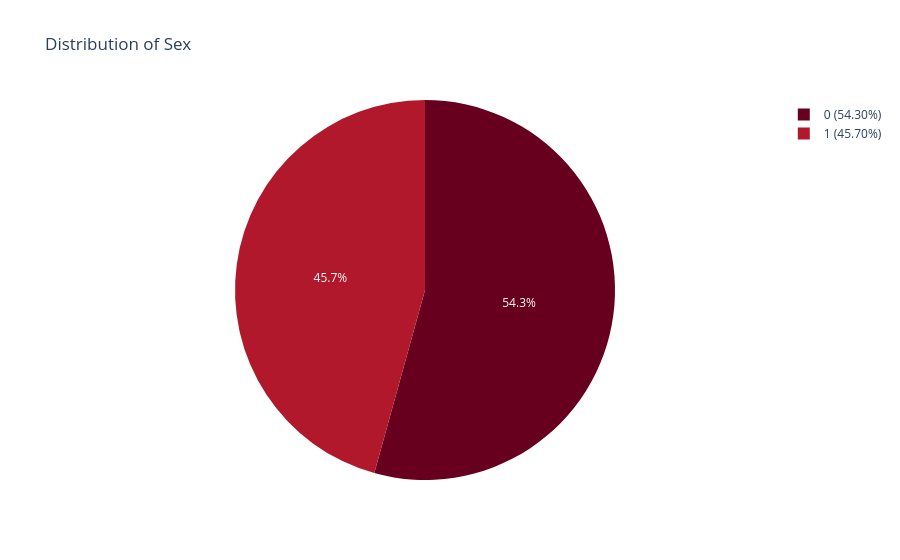
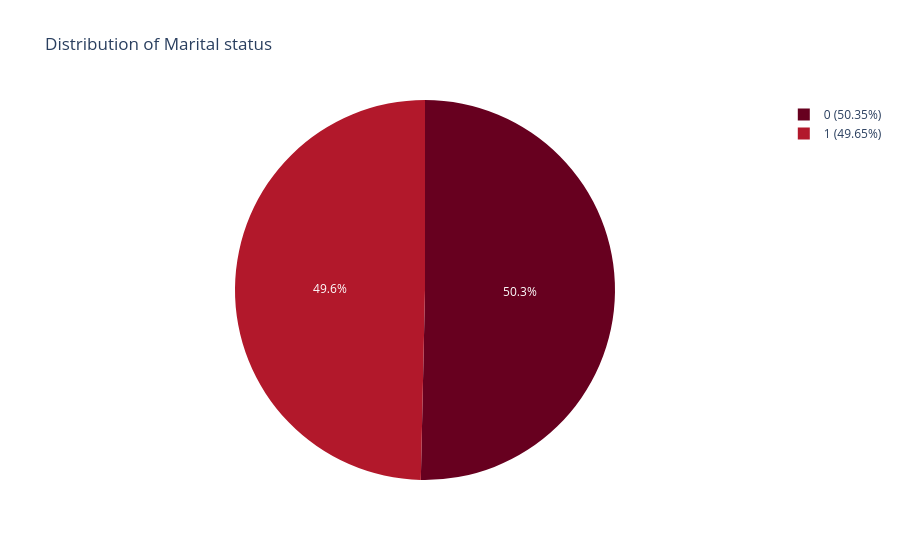
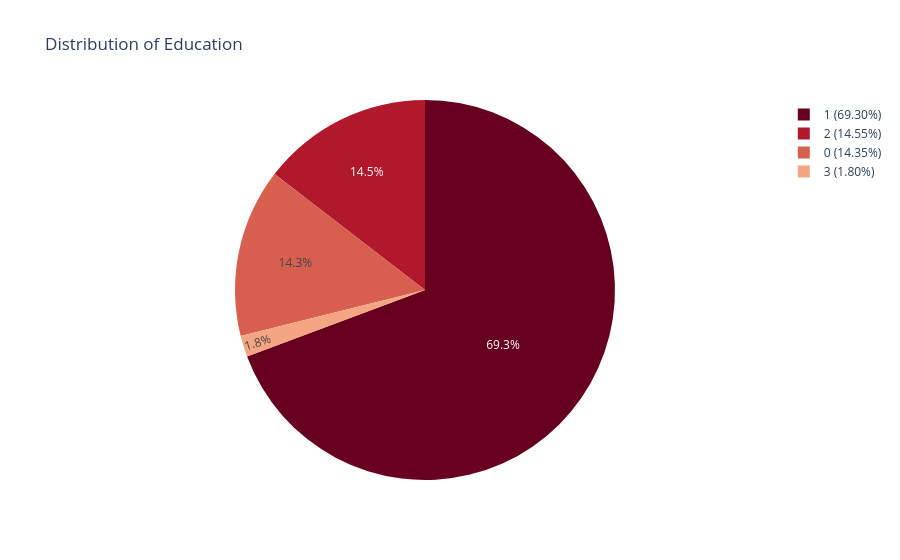
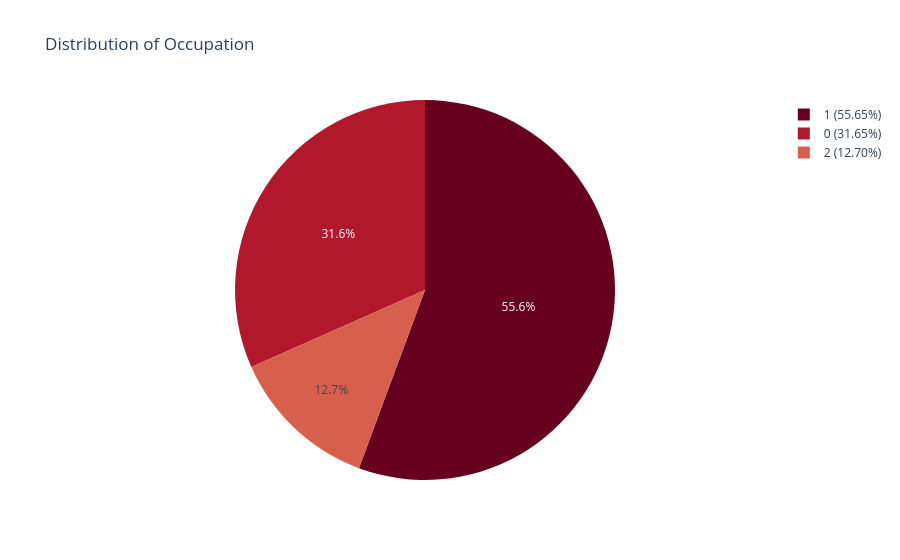

These figures' notebook cell, in order:
### Code cell
# Loop through categorical features
for feature in categorical_features:
    type_counts = df[feature].value_counts()
    percentages = type_counts / type_counts.sum() * 100

    # Create labels with percentages
    labels = [f'{label} ({percent:.2f}%)' for label, percent in zip(type_counts.index, percentages)]

    # Create a pie chart
    fig = px.pie(values=type_counts.values, names=labels, 
                 title=f'Distribution of {feature}', 
                 color_discrete_sequence=px.colors.sequential.RdBu, 
                 hole=0)  

    # Show the plot
    fig.show()

### Figure 1 — Plotly figure (JSON) as saved in the notebook; plotly's stock layout.template omitted (floating-point values rounded to 4 significant figures)
{"data": [{"domain": {"x": [0, 1], "y": [0, 1]}, "hole": 0, "hovertemplate": "label=%{label}<br>value=%{value}<extra></extra>", "labels": ["0 (54.30%)", "1 (45.70%)"], "legendgroup": "", "name": "", "showlegend": true, "type": "pie", "values": [1086, 914]}], "layout": {"legend": {"tracegroupgap": 0}, "piecolorway": ["rgb(103,0,31)", "rgb(178,24,43)", "rgb(214,96,77)", "rgb(244,165,130)", "rgb(253,219,199)", "rgb(247,247,247)", "rgb(209,229,240)", "rgb(146,197,222)", "rgb(67,147,195)", "rgb(33,102,172)", "rgb(5,48,97)"], "title": {"text": "Distribution of Sex"}}}

### Figure 2 — Plotly figure (JSON) as saved in the notebook; plotly's stock layout.template omitted (floating-point values rounded to 4 significant figures)
{"data": [{"domain": {"x": [0, 1], "y": [0, 1]}, "hole": 0, "hovertemplate": "label=%{label}<br>value=%{value}<extra></extra>", "labels": ["0 (50.35%)", "1 (49.65%)"], "legendgroup": "", "name": "", "showlegend": true, "type": "pie", "values": [1007, 993]}], "layout": {"legend": {"tracegroupgap": 0}, "piecolorway": ["rgb(103,0,31)", "rgb(178,24,43)", "rgb(214,96,77)", "rgb(244,165,130)", "rgb(253,219,199)", "rgb(247,247,247)", "rgb(209,229,240)", "rgb(146,197,222)", "rgb(67,147,195)", "rgb(33,102,172)", "rgb(5,48,97)"], "title": {"text": "Distribution of Marital status"}}}

### Figure 3 — Plotly figure (JSON) as saved in the notebook; plotly's stock layout.template omitted (floating-point values rounded to 4 significant figures)
{"data": [{"domain": {"x": [0, 1], "y": [0, 1]}, "hole": 0, "hovertemplate": "label=%{label}<br>value=%{value}<extra></extra>", "labels": ["1 (69.30%)", "2 (14.55%)", "0 (14.35%)", "3 (1.80%)"], "legendgroup": "", "name": "", "showlegend": true, "type": "pie", "values": [1386, 291, 287, 36]}], "layout": {"legend": {"tracegroupgap": 0}, "piecolorway": ["rgb(103,0,31)", "rgb(178,24,43)", "rgb(214,96,77)", "rgb(244,165,130)", "rgb(253,219,199)", "rgb(247,247,247)", "rgb(209,229,240)", "rgb(146,197,222)", "rgb(67,147,195)", "rgb(33,102,172)", "rgb(5,48,97)"], "title": {"text": "Distribution of Education"}}}

### Figure 4 — Plotly figure (JSON) as saved in the notebook; plotly's stock layout.template omitted (floating-point values rounded to 4 significant figures)
{"data": [{"domain": {"x": [0, 1], "y": [0, 1]}, "hole": 0, "hovertemplate": "label=%{label}<br>value=%{value}<extra></extra>", "labels": ["1 (55.65%)", "0 (31.65%)", "2 (12.70%)"], "legendgroup": "", "name": "", "showlegend": true, "type": "pie", "values": [1113, 633, 254]}], "layout": {"legend": {"tracegroupgap": 0}, "piecolorway": ["rgb(103,0,31)", "rgb(178,24,43)", "rgb(214,96,77)", "rgb(244,165,130)", "rgb(253,219,199)", "rgb(247,247,247)", "rgb(209,229,240)", "rgb(146,197,222)", "rgb(67,147,195)", "rgb(33,102,172)", "rgb(5,48,97)"], "title": {"text": "Distribution of Occupation"}}}
